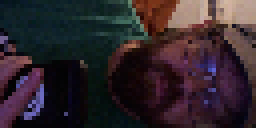
#> input picture pro/snapshot_20260202_213927.bmp, 64 x 32 px (shown 4 times larger); its folder holds only this picture in this run
$ python compare_rgb565.py
#> lines starting #> are read from the running program, lines starting #| are printed output that depends on the picture
#> in main, original is the input picture: shape (32, 64, 3); mean R, G, B 48.6, 37.5, 43.2
#!/usr/bin/env python3
"""
RGB565 Roundtrip Artifact Comparison
=====================================
Investigates why the physical LED matrix can show color artifacts that do not
appear in the BMP snapshot saved by the software.

Usage:
    cd MatrixPortalDemos
    uv run --project pro python docs/compare_rgb565.py [snapshot.bmp]

Default: uses the most recent non-raw snapshot BMP in pro/

Example output:
    Comparing: pro/snapshot_20260224_110820.bmp
    Image size: 64×32 = 2048 pixels
    Changed pixels (any channel):    1909 / 2048  (93.2%)
    Noticeably shifted (≥8 counts):     0 / 2048  (0.0%)
    Per-channel max shift: R: max=+7  G: max=+3  B: max=+7

    The diff image is nearly all black — RGB565 quantization is NOT the cause
    of visible color artifacts.  See "What causes the artifacts?" below.

-------------------------------------------------------------------------------
How this comparison works
-------------------------------------------------------------------------------

The software pipeline is:

    Camera frame (BGR, uint8)
        → resize/crop to 64×32
        → save as BMP  ← this is what you see on screen
        → convert_to_rgb565()   [RGB888 → RGB565, little-endian bytes]
        → send over USB serial
        → CircuitPython: array.array('H', bytes) + bitmaptools.arrayblit()
        → ColorConverter(Colorspace.RGB565) drives the LEDs

The BMP captures the frame BEFORE RGB565 conversion, so it stores full 8-bit
colour per channel.  The matrix only ever sees the quantized 16-bit value.

This script simulates that quantization:

    original BMP  →  to_rgb565_and_back()  →  roundtripped image
                                           →  |diff| × 4  (artifact map)

Then it saves a side-by-side 10× magnified PNG:
    Left   — original BMP   (what software saved / preview shows)
    Centre — roundtripped   (what the matrix receives after quantization)
    Right  — |diff| × 4     (where colour changed; amplified for visibility)

-------------------------------------------------------------------------------
RGB565 bit layout
-------------------------------------------------------------------------------

    RRRRR GGG GGG BBBBB
    15-11  10-5    4-0

    R: 5 bits (0-31)  — Python: r >> 3, matrix: r5 << 3 | r5 >> 2
    G: 6 bits (0-63)  — Python: g >> 2, matrix: g6 << 2 | g6 >> 4
    B: 5 bits (0-31)  — Python: b >> 3, matrix: b5 << 3 | b5 >> 2

Maximum quantization error per channel:
    R, B: ±7 counts  (lose bottom 3 bits of 8)
    G:    ±3 counts  (lose bottom 2 bits of 8)

These are imperceptible — none reach the ≥8-count threshold for a noticeable
colour shift.

Endianness: both sides use little-endian uint16 (<u2 in NumPy, array('H') in
CircuitPython on the M4 which is itself little-endian).  There is no byte-swap
artifact.

-------------------------------------------------------------------------------
What causes the artifacts? (and how to tell them apart)
-------------------------------------------------------------------------------

Since RGB565 quantization (max ±7 counts) is ruled out, the visible bright
green/magenta/wrong-colour pixels on the physical panel come from elsewhere:

1. Rolling-shutter / scan artifact  [most likely for camera photos]
   The LED matrix is scanned row-by-row at ~3 kHz.  A phone camera shutter
   captures it mid-scan — some rows are in the middle of being updated, so they
   show the previous frame's colour.  These artifacts MOVE between photos of
   the same static frame.

2. Camera exposure bloom  [likely when matrix is bright]
   The matrix can exceed 100 cd/m² while the ambient scene is much dimmer.
   The camera auto-exposes for the scene; the matrix then overdrives the
   sensor, causing adjacent pixels to bleed colour into each other.

3. Individual LED hardware variation  [permanent, consistent]
   Cheap RGB LED panels have ±20-30% LED-to-LED variation in colour and
   brightness.  A green sub-pixel running hotter than its neighbours reads as
   teal instead of white.  These artifacts are in the SAME position every photo.

4. Serial bit flip  [very rare]
   A single flipped bit in a 16-bit RGB565 word can swing one channel by up to
   248 counts, producing a single-pixel primary-colour spike.  Very rare at
   4 Mbaud USB-CDC but theoretically possible.

How to distinguish them:
    Camera artifact vs. stuck LED:  take multiple photos of the same static
        frame.  Camera artifacts move; stuck LEDs stay put.
    Hardware variation:  display a solid-colour frame (all white, all red).
        Variation is obvious against a flat field.
    Serial bit flip:  compare two photos taken within the same second.
        A bit-flip artifact appears in at most one frame; a stuck LED is always
        there.

To rule out any processing in the save path, use the _raw BMP (the actual
pre-conversion frame written in debug mode) instead of the normal snapshot:

    uv run --project pro python docs/compare_rgb565.py pro/snapshot_*_raw.bmp
"""

import sys
import numpy as np
from PIL import Image
from pathlib import Path


def to_rgb565_and_back(img: np.ndarray) -> np.ndarray:
    """Round-trip RGB888 through RGB565 quantization.

    The matrix receives 16-bit RGB565 over serial.  When it drives the LEDs
    it decodes those 16 bits back to R5, G6, B5 — losing the bottom 3 (R,B)
    or 2 (G) bits of each channel.  This function simulates that loss.

    RGB565 packing:   RRRRRGGG GGGBBBBB
    R: bits 15-11 (5 bits) → expand back by (r5 << 3 | r5 >> 2)
    G: bits 10-5  (6 bits) → expand back by (g6 << 2 | g6 >> 4)
    B: bits  4-0  (5 bits) → expand back by (b5 << 3 | b5 >> 2)
    """
    r = img[:, :, 0].astype(np.uint16)
    g = img[:, :, 1].astype(np.uint16)
    b = img[:, :, 2].astype(np.uint16)

    # Quantize to RGB565 bit-depth
    r5 = (r >> 3) & 0x1F   # keep top 5 bits
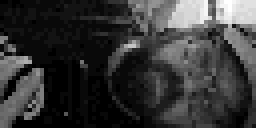
#> r5: shape (32, 64) uint16 (shown 4 times larger); min 0, max 26, mean 5.6; drawn with min black and max white
    g6 = (g >> 2) & 0x3F   # keep top 6 bits
    b5 = (b >> 3) & 0x1F   # keep top 5 bits
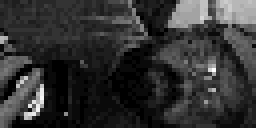
#> b5: shape (32, 64) uint16 (shown 4 times larger); min 0, max 25, mean 4.9; drawn with min black and max white

    # Expand back to 8 bits (the matrix reconstructs this way)
    r8 = ((r5 << 3) | (r5 >> 2)).astype(np.uint8)
    g8 = ((g6 << 2) | (g6 >> 4)).astype(np.uint8)
    b8 = ((b5 << 3) | (b5 >> 2)).astype(np.uint8)

    return np.stack([r8, g8, b8], axis=2)


def main() -> None:
    # --- pick a BMP file ---
    if len(sys.argv) > 1:
        bmp_path = Path(sys.argv[1])
    else:
        candidates = sorted(
            Path("pro").glob("snapshot_*.bmp"),
            key=lambda p: p.stat().st_mtime,
            reverse=True,
        )
        # skip _raw files; those are the pre-processed frame
        candidates = [p for p in candidates if "_raw" not in p.name]
        if not candidates:
            print("No snapshot BMPs found in pro/")
            sys.exit(1)
        bmp_path = candidates[0]

    print(f"Comparing: {bmp_path}")

    original = np.array(Image.open(bmp_path).convert("RGB"))
    roundtripped = to_rgb565_and_back(original)

    # Per-channel and per-pixel difference
    diff = roundtripped.astype(np.int16) - original.astype(np.int16)
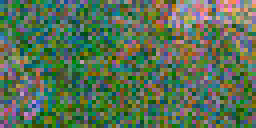
#> diff: shape (32, 64, 3) int16 (shown 4 times larger); mean R, G, B -2.47, -1.26, -2.68; drawn with min black and max white
    abs_diff = np.abs(diff).astype(np.uint8)
    max_diff_per_pixel = abs_diff.max(axis=2)        # worst channel per pixel
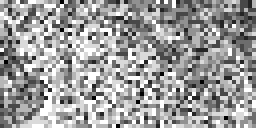
#> max_diff_per_pixel: shape (32, 64) (shown 4 times larger); min 0, max 7, mean 4.33; drawn with min black and max white

    n_pixels = original.shape[0] * original.shape[1]
#> n_pixels = 2048
    changed = (max_diff_per_pixel > 0).sum()
#> changed = 2038
    bad = (max_diff_per_pixel >= 8).sum()             # visually noticeable shift
#> bad = 0

    print(f"\nImage size: {original.shape[1]}×{original.shape[0]} = {n_pixels} pixels")
#| Image size: 64×32 = 2048 pixels
    print(f"Changed pixels (any channel):    {changed:4d} / {n_pixels}  ({100*changed/n_pixels:.1f}%)")
#| Changed pixels (any channel):    2038 / 2048  (99.5%)
    print(f"Noticeably shifted (≥8 counts):  {bad:4d} / {n_pixels}  ({100*bad/n_pixels:.1f}%)")
#| Noticeably shifted (≥8 counts):     0 / 2048  (0.0%)

    # Worst offenders — pixels where any channel shifts by ≥8
    ys, xs = np.where(max_diff_per_pixel >= 8)
#> ys = empty array; xs = empty array
    if len(ys):
        print(f"\nTop 10 worst pixels (row, col)  original→roundtripped  shift:")
        order = np.argsort(-max_diff_per_pixel[ys, xs])[:10]
        for i in order:
            y, x = ys[i], xs[i]
            o = original[y, x]
            r = roundtripped[y, x]
            d = diff[y, x]
            print(
                f"  ({y:2d},{x:2d})  "
                f"RGB({o[0]:3d},{o[1]:3d},{o[2]:3d}) → "
                f"RGB({r[0]:3d},{r[1]:3d},{r[2]:3d})  "
                f"Δ({d[0]:+d},{d[1]:+d},{d[2]:+d})"
            )

    # Channel-level stats
    print("\nPer-channel max shift (original - roundtripped):")
    for i, name in enumerate(("R", "G", "B")):
        c = diff[:, :, i]
        print(f"  {name}: max={c.max():+d}  min={c.min():+d}  mean={c.mean():+.2f}")
#> this loop made 3 passes
#|   R: max=+6  min=-7  mean=-2.47
#|   G: max=+2  min=-3  mean=-1.26
#|   B: max=+5  min=-7  mean=-2.68
#> pass 1, in main, `c = diff[:, :, i]`:
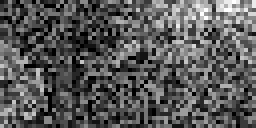
#> c: shape (32, 64) int16 (shown 4 times larger); min -7, max 6, mean -2.47; drawn with min black and max white

    # Save a 10× magnified diff image so you can see where the artifacts are
    scale = 10
    h, w = original.shape[:2]
#> h = 32; w = 64
    out_h, out_w = h * scale, w * scale
#> out_h = 320; out_w = 640

    # Amplify diff 4× so small differences are visible
    diff_vis = np.clip(abs_diff * 4, 0, 255).astype(np.uint8)
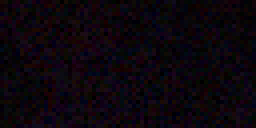
#> diff_vis: shape (32, 64, 3) (shown 4 times larger); mean R, G, B 12.3, 5.6, 12.3

    orig_large = np.array(Image.fromarray(original).resize((out_w, out_h), Image.NEAREST))
    rt_large = np.array(Image.fromarray(roundtripped).resize((out_w, out_h), Image.NEAREST))
    diff_large = np.array(Image.fromarray(diff_vis).resize((out_w, out_h), Image.NEAREST))

    # Side-by-side: original | roundtripped | diff (4× amplified)
    combined = np.hstack([orig_large, rt_large, diff_large])
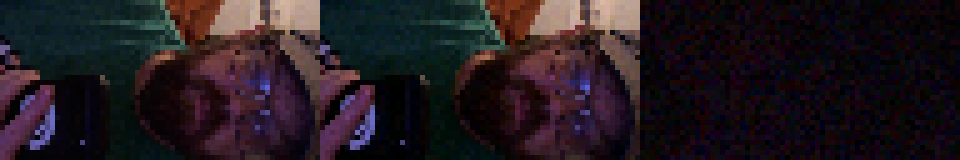
#> combined: shape (320, 1920, 3) (shown at 1/2 size); mean R, G, B 35.7, 26.5, 32
    out_path = bmp_path.with_name(bmp_path.stem + "_rgb565_compare.png")
    Image.fromarray(combined).save(out_path)
    print(f"\nSaved comparison image: {out_path}")
    print("  Left:   original BMP (what software saved)")
    print("  Centre: after RGB565 roundtrip (what matrix displays)")
    print("  Right:  |difference| × 4 (artifact map)")


if __name__ == "__main__":
    main()

$ run again, on pro/snapshot_20260202_214042.bmp
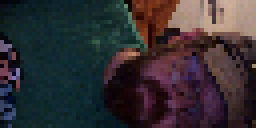
#> input picture pro/snapshot_20260202_214042.bmp, 64 x 32 px (shown 4 times larger)
#> in main, original is the input picture: shape (32, 64, 3); mean R, G, B 51.8, 46.8, 50.6
#> in main, `max_diff_per_pixel = abs_diff.max(axis=2)`:
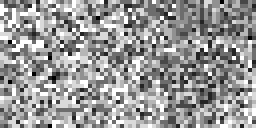
#> max_diff_per_pixel: shape (32, 64) (shown 4 times larger); min 0, max 7, mean 4.21; drawn with min black and max white
#> changed = 2039
#> bad = 0
#| Image size: 64×32 = 2048 pixels
#| Changed pixels (any channel):    2039 / 2048  (99.6%)
#| Noticeably shifted (≥8 counts):     0 / 2048  (0.0%)
#> ys = empty array
#> the loop in main, `for i, name in enumerate(("R", "G", "B")):` made 3 passes
#|   R: max=+6  min=-7  mean=-2.35
#|   G: max=+2  min=-3  mean=-1.24
#|   B: max=+5  min=-7  mean=-2.37
#> in main, `combined = np.hstack([orig_large, rt_large, diff_large])`:
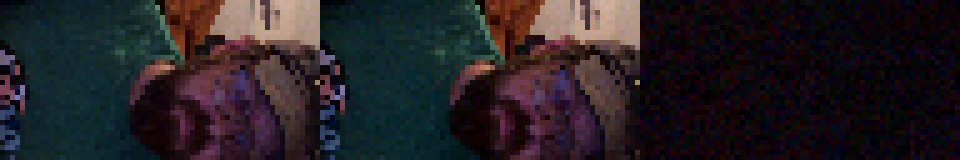
#> combined: shape (320, 1920, 3) (shown at 1/2 size); mean R, G, B 37.8, 32.7, 36.7
